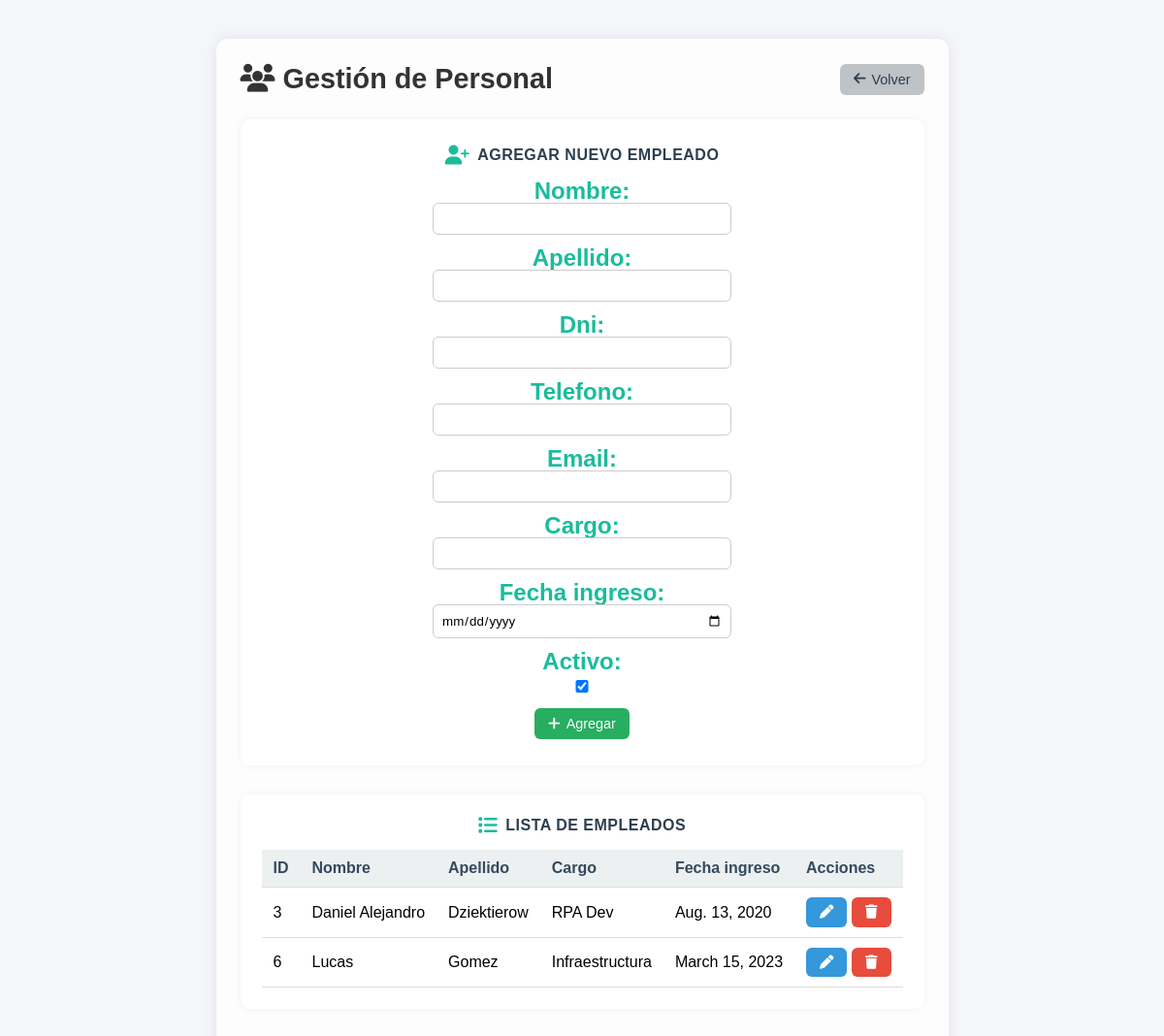
The app's page /account/personal/ (signed in) with its own data.
### usuario/models.py (models this page shows, shortened)
class Personal(models.Model):
    nombre = models.CharField(max_length=100)
    apellido = models.CharField(max_length=100)
    dni = models.CharField(max_length=15, unique=True)
    telefono = models.CharField(max_length=20, blank=True, null=True)
    email = models.EmailField(blank=True, null=True)
    cargo = models.CharField(max_length=100)
    fecha_ingreso = models.DateField()
    activo = models.BooleanField(default=True)

### usuario/views.py (the view, shortened to what this page needs)
# urls.py: path('personal/', views.gestion_personal, name='gestion_personal'),
@login_required
def gestion_personal(request):
    empleados = Personal.objects.all().order_by('apellido')
    form = PersonalForm()
    return render(request, 'account/personal.html', {
        'empleados': empleados,
        'form': form,
    })

### usuario/forms.py
class PersonalForm(forms.ModelForm):
    class Meta:
        model = Personal
        fields = ['nombre', 'apellido', 'dni', 'telefono', 'email', 'cargo', 'fecha_ingreso', 'activo']
        widgets = {
            'fecha_ingreso': forms.DateInput(attrs={'type': 'date'}),
        }

### usuario/templates/account/personal.html (shortened to what this page needs)
{% extends "base.html" %}
{% load static %}
{% block content %}
<div class="personal-container">
  <header class="personal-header">
    <h1><i class="fa-solid fa-users"></i> Gestión de Personal</h1>
    <a href="{% url 'usuario:dashboard' %}" class="btn btn-back">
      <i class="fa-solid fa-arrow-left"></i> Volver
    </a>
  </header>
  <section class="panel form-panel">
    <h3><i class="fa-solid fa-user-plus"></i> Agregar nuevo empleado</h3>
    <form method="post" class="personal-form">
      <div class="form-grid">
        {{ form.as_p }}
      </div>
      <button type="submit" name="agregar" class="btn btn-success">
        <i class="fa-solid fa-plus"></i> Agregar
      </button>
    </form>
  </section>
  <section class="panel list-panel">
    <h3><i class="fa-solid fa-list"></i> Lista de empleados</h3>
    <table class="tabla-personal">
      <thead>
        <tr>
          <th>ID</th>
          <th>Nombre</th>
          <th>Apellido</th>
          <th>Cargo</th>
          <th>Fecha ingreso</th>
          <th>Acciones</th>
        </tr>
      </thead>
      <tbody>
        {% for empleado in empleados %}
        <tr>
          <td>{{ empleado.id }}</td>
          <td>{{ empleado.nombre }}</td>
          <td>{{ empleado.apellido }}</td>
          <td>{{ empleado.cargo }}</td>
          <td>{{ empleado.fecha_ingreso }}</td>
          <td class="acciones">
            <a href="{% url 'usuario:editar_personal' empleado.id %}" class="btn btn-primary">
              <i class="fa-solid fa-pen"></i>
            </a>
            <form method="post" style="display:inline;" onsubmit="return confirm('¿Seguro que deseas eliminar este empleado?');">
              <button type="submit" name="eliminar" class="btn btn-danger">
                <i class="fa-solid fa-trash"></i>
              </button>
            </form>
          </td>
        </tr>
        {% empty %}
        <tr><td colspan="6" class="sin-datos">No hay empleados cargados.</td></tr>
        {% endfor %}
      </tbody>
    </table>
  </section>
</div>
{% endblock %}

### static/account/css/style_acceso.css (style rules this page uses)
* { margin: 0; padding: 0; box-sizing: border-box; font-family: Arial, Helvetica, sans-serif; }
body { display: flex; justify-content: center; align-items: center; min-height: 100vh; background: #f4f6f9; }

### static/account/css/style_dashboard.css (style rules this page uses)
* { margin: 0; padding: 0; box-sizing: border-box; font-family: Arial, Helvetica, sans-serif; }
body { display: flex; min-height: 100vh; background-color: #f4f6f9; }
.panel { background: #fff; padding: 25px 20px; border-radius: 12px; box-shadow: 0 4px 12px rgba(0,0,0,0.1); text-align: center; transition: all 0.3s ease; cursor: pointer; border: 2px solid transparent; position: relative; overflow: hidden; min-height: 140px; display: flex; flex-direction: column; justify-content: center; align-items: center; }
.panel::before { content: ''; position: absolute; left: 0; top: 0; height: 100%; width: 0; background: #1abc9c; transition: width 0.3s ease; border-radius: 12px 0 0 12px; }
.panel h3 { font-size: 16px; margin-bottom: 12px; color: #2c3e50; display: flex; align-items: center; gap: 8px; font-weight: 600; text-transform: uppercase; letter-spacing: 0.5px; }
.panel h3 i { font-size: 20px; color: #1abc9c; }
.panel p { font-size: 24px; font-weight: bold; color: #1abc9c; margin: 0; line-height: 1; }
table { width: 100%; justify-content: space-between; }
th, td { padding: 10px; border-bottom: 1px solid #ddd; }

### static/account/css/style_personal.css (style rules this page uses)
.personal-container { max-width: 1000px; margin: 40px auto; background: #fdfdfd; padding: 25px; border-radius: 12px; box-shadow: 0 0 15px rgba(0,0,0,0.08); }
.personal-header { display: flex; justify-content: space-between; align-items: center; margin-bottom: 25px; }
.personal-header h1 { color: #333; font-size: 1.8em; }
.btn { display: inline-flex; align-items: center; gap: 6px; border: none; border-radius: 6px; padding: 8px 14px; cursor: pointer; text-decoration: none; font-size: 0.9em; transition: 0.2s; }
.btn-success { background-color: #27ae60; color: #fff; }
.btn-danger { background-color: #e74c3c; color: #fff; }
.btn-primary { background-color: #3498db; color: #fff; }
.btn-back { background-color: #bdc3c7; color: #2c3e50; }
.panel { margin-bottom: 30px; background: #fff; padding: 20px; border-radius: 10px; box-shadow: 0 0 8px rgba(0,0,0,0.05); }
.panel h3 { color: #2c3e50; margin-bottom: 15px; }
.form-grid p { margin-bottom: 10px; }
input, select { width: 100%; padding: 6px; border-radius: 6px; border: 1px solid #ccc; }
.tabla-personal { width: 100%; border-collapse: collapse; }
.tabla-personal th, .tabla-personal td { padding: 10px 12px; border-bottom: 1px solid #ddd; text-align: left; }
.tabla-personal th { background-color: #ecf0f1; color: #34495e; }
.acciones { white-space: nowrap; }
.form-panel { background: #fff; padding: 25px; border-radius: 10px; box-shadow: 0 0 8px rgba(0,0,0,0.05); }
.personal-form .form-grid p { margin-bottom: 12px; }
.personal-form input, .personal-form select { width: 100%; padding: 8px; border-radius: 6px; border: 1px solid #ccc; }

### records on screen
Personal: id "3", nombre "Daniel Alejandro", apellido "Dziektierow", cargo "RPA Dev", fecha_ingreso "Aug. 13, 2020"
Personal: id "6", nombre "Lucas", apellido "Gomez", cargo "Infraestructura", fecha_ingreso "March 15, 2023"
